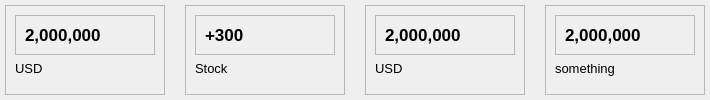
        <widget class="QWidget" name="cardFrame" native="true">
         <layout class="QHBoxLayout" name="horizontalLayout_7">
          <property name="spacing">
           <number>20</number>
          </property>
          <property name="leftMargin">
           <number>5</number>
          </property>
          <property name="topMargin">
           <number>5</number>
          </property>
          <property name="rightMargin">
           <number>5</number>
          </property>
          <property name="bottomMargin">
           <number>5</number>
          </property>
          <item>
           <widget class="QFrame" name="card1">
            <property name="minimumSize">
             <size>
              <width>160</width>
              <height>0</height>
             </size>
            </property>
            <property name="frameShape">
             <enum>QFrame::StyledPanel</enum>
            </property>
            <property name="frameShadow">
             <enum>QFrame::Raised</enum>
            </property>
            <layout class="QVBoxLayout" name="verticalLayout_2">
             <item>
              <widget class="QFrame" name="frame">
               <property name="frameShape">
                <enum>QFrame::StyledPanel</enum>
               </property>
               <property name="frameShadow">
                <enum>QFrame::Raised</enum>
               </property>
               <layout class="QHBoxLayout" name="horizontalLayout_8">
                <item>
                 <widget class="QLabel" name="label_3">
                  <property name="font">
                   <font>
                    <pointsize>13</pointsize>
                    <weight>75</weight>
                    <bold>true</bold>
                   </font>
                  </property>
                  <property name="text">
                   <string>2,000,000</string>
                  </property>
                 </widget>
                </item>
                <item>
                 <widget class="QLabel" name="label_4">
                  <property name="maximumSize">
                   <size>
                    <width>40</width>
                    <height>40</height>
                   </size>
                  </property>
                  <property name="font">
                   <font>
                    <pointsize>8</pointsize>
                    <weight>75</weight>
                    <bold>true</bold>
                   </font>
                  </property>
                  <property name="text">
                   <string/>
                  </property>
                  <property name="pixmap">
                   <pixmap resource="resources.qrc">:/blueIcon/assets/icons/blueIcon/shopping-cart.svg</pixmap>
                  </property>
                  <property name="scaledContents">
                   <bool>true</bool>
                  </property>
                 </widget>
                </item>
               </layout>
              </widget>
             </item>
             <item alignment="Qt::AlignTop">
              <widget class="QLabel" name="label">
               <property name="font">
                <font>
                 <pointsize>10</pointsize>
                </font>
               </property>
               <property name="text">
                <string>USD</string>
               </property>
              </widget>
             </item>
            </layout>
           </widget>
          </item>
          <item>
           <widget class="QFrame" name="card2">
            <property name="minimumSize">
             <size>
              <width>160</width>
              <height>0</height>
             </size>
            </property>
            <property name="frameShape">
             <enum>QFrame::StyledPanel</enum>
            </property>
            <property name="frameShadow">
             <enum>QFrame::Raised</enum>
            </property>
            <layout class="QVBoxLayout" name="verticalLayout_3">
             <item>
              <widget class="QFrame" name="frame_2">
               <property name="frameShape">
                <enum>QFrame::StyledPanel</enum>
               </property>
               <property name="frameShadow">
                <enum>QFrame::Raised</enum>
               </property>
               <layout class="QHBoxLayout" name="horizontalLayout_9">
                <item>
                 <widget class="QLabel" name="label_5">
                  <property name="font">
                   <font>
                    <pointsize>13</pointsize>
                    <weight>75</weight>
                    <bold>true</bold>
                   </font>
                  </property>
                  <property name="text">
                   <string>+300</string>
                  </property>
                 </widget>
                </item>
                <item>
                 <widget class="QLabel" name="label_6">
                  <property name="maximumSize">
                   <size>
                    <width>40</width>
                    <height>40</height>
                   </size>
                  </property>
                  <property name="font">
                   <font>
                    <pointsize>8</pointsize>
                    <weight>75</weight>
                    <bold>true</bold>
                   </font>
                  </property>
                  <property name="text">
                   <string/>
                  </property>
                  <property name="pixmap">
                   <pixmap resource="resources.qrc">:/blueIcon/assets/icons/blueIcon/credit-card.svg</pixmap>
                  </property>
                  <property name="scaledContents">
                   <bool>true</bool>
                  </property>
                 </widget>
                </item>
               </layout>
              </widget>
             </item>
             <item alignment="Qt::AlignTop">
              <widget class="QLabel" name="label_7">
               <property name="font">
                <font>
                 <pointsize>10</pointsize>
                </font>
               </property>
               <property name="text">
                <string>Stock</string>
               </property>
              </widget>
             </item>
            </layout>
           </widget>
          </item>
          <item>
           <widget class="QFrame" name="card3">
            <property name="minimumSize">
             <size>
              <width>160</width>
              <height>0</height>
             </size>
            </property>
            <property name="frameShape">
             <enum>QFrame::StyledPanel</enum>
            </property>
            <property name="frameShadow">
             <enum>QFrame::Raised</enum>
            </property>
            <layout class="QVBoxLayout" name="verticalLayout_4">
             <item>
              <widget class="QFrame" name="frame_3">
               <property name="frameShape">
                <enum>QFrame::StyledPanel</enum>
               </property>
               <property name="frameShadow">
                <enum>QFrame::Raised</enum>
               </property>
               <layout class="QHBoxLayout" name="horizontalLayout_10">
                <item>
                 <widget class="QLabel" name="label_8">
                  <property name="font">
                   <font>
                    <pointsize>13</pointsize>
                    <weight>75</weight>
                    <bold>true</bold>
                   </font>
                  </property>
                  <property name="text">
                   <string>2,000,000</string>
                  </property>
                 </widget>
                </item>
                <item>
                 <widget class="QLabel" name="label_9">
                  <property name="maximumSize">
                   <size>
                    <width>40</width>
                    <height>40</height>
                   </size>
                  </property>
                  <property name="font">
                   <font>
                    <pointsize>8</pointsize>
                    <weight>75</weight>
                    <bold>true</bold>
                   </font>
                  </property>
                  <property name="text">
                   <string/>
                  </property>
                  <property name="pixmap">
                   <pixmap resource="resources.qrc">:/blueIcon/assets/icons/blueIcon/shopping-bag.svg</pixmap>
                  </property>
                  <property name="scaledContents">
                   <bool>true</bool>
                  </property>
                 </widget>
                </item>
               </layout>
              </widget>
             </item>
             <item alignment="Qt::AlignTop">
              <widget class="QLabel" name="label_10">
               <property name="font">
                <font>
                 <pointsize>10</pointsize>
                </font>
               </property>
               <property name="text">
                <string>USD</string>
               </property>
              </widget>
             </item>
            </layout>
           </widget>
          </item>
          <item>
           <widget class="QFrame" name="card4">
            <property name="minimumSize">
             <size>
              <width>160</width>
              <height>0</height>
             </size>
            </property>
            <property name="frameShape">
             <enum>QFrame::StyledPanel</enum>
            </property>
            <property name="frameShadow">
             <enum>QFrame::Raised</enum>
            </property>
            <layout class="QVBoxLayout" name="verticalLayout_5">
             <item>
              <widget class="QFrame" name="frame_4">
               <property name="frameShape">
                <enum>QFrame::StyledPanel</enum>
               </property>
               <property name="frameShadow">
                <enum>QFrame::Raised</enum>
               </property>
               <layout class="QHBoxLayout" name="horizontalLayout_11">
                <item>
                 <widget class="QLabel" name="label_11">
                  <property name="font">
                   <font>
                    <pointsize>13</pointsize>
                    <weight>75</weight>
                    <bold>true</bold>
                   </font>
                  </property>
                  <property name="text">
                   <string>2,000,000</string>
                  </property>
                 </widget>
                </item>
                <item>
                 <widget class="QLabel" name="label_12">
                  <property name="maximumSize">
                   <size>
                    <width>40</width>
                    <height>40</height>
                   </size>
                  </property>
                  <property name="font">
                   <font>
                    <pointsize>8</pointsize>
                    <weight>75</weight>
                    <bold>true</bold>
                   </font>
                  </property>
                  <property name="text">
                   <string/>
                  </property>
                  <property name="pixmap">
                   <pixmap resource="resources.qrc">:/blueIcon/assets/icons/blueIcon/truck.svg</pixmap>
                  </property>
                  <property name="scaledContents">
                   <bool>true</bool>
                  </property>
                 </widget>
                </item>
               </layout>
              </widget>
             </item>
             <item alignment="Qt::AlignTop">
              <widget class="QLabel" name="label_13">
               <property name="font">
                <font>
                 <pointsize>10</pointsize>
                </font>
               </property>
               <property name="text">
                <string>something</string>
               </property>
              </widget>
             </item>
            </layout>
           </widget>
          </item>
         </layout>
        </widget>
